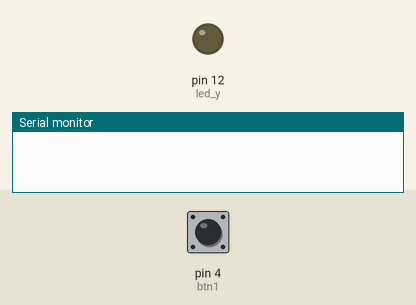
Simulated run of this sketch. Board: Arduino Uno, built with avr-gcc and run on an emulated ATmega328P. On the bench: output pins drawn as LEDs (lit = HIGH), the last lines printed to the serial monitor. Inputs (shaded band) come from the test bench; at power-on: pin 4 (btn1) HIGH.

Above: at 1.2 s.
1.3 s: pin 4 (btn1) pulled LOW for 0.15 s
At 2.1 s:
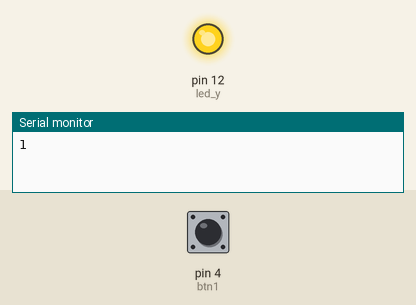
2.9 s: pin 4 (btn1) pulled LOW for 1 s
At 4.6 s:
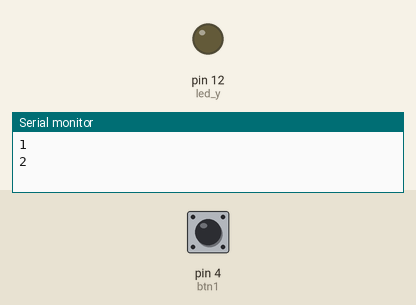
5.4 s: pin 4 (btn1) pulled LOW for 3.2 s
At 9.3 s:
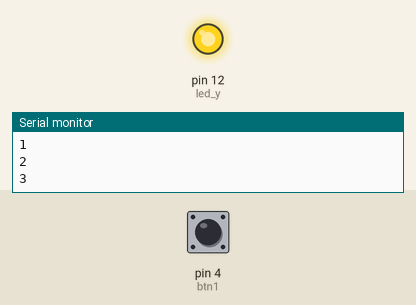
Timing chart, 0 to 10.8 s (numbered marks = the images above; inputs shaded):
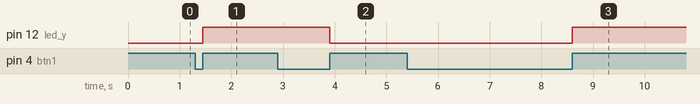

Measured:
- after the input at 1.3 s, pin 12 (led_y): LOW → HIGH after 0.15 s
- after the input at 2.9 s, pin 12 (led_y): HIGH → LOW after 1.0 s
- after the input at 5.4 s, pin 12 (led_y): LOW → HIGH after 3.2 s

The sketch:

pj3_2_button_led.ino
```cpp
/*
 * 项目: button_led
 * 描述: 按键控制LED
 * 编译IDE：ARDUINO IDE
 * 作者: http//www.keyes-robot.com
*/
#define btn1 4
#define led_y 12
int btn_count = 0; // 按键计数器

void setup()
{
  Serial.begin(9600);
  pinMode(btn1, INPUT);
  pinMode(led_y, OUTPUT);
}

void loop()
{
  boolean btn1_val = digitalRead(btn1);
  if(btn1_val == 0) // 按下按钮
  {
    delay(10);  // 脱扣延迟10ms
    if(btn1_val == 0) // 确认按钮仍按下
    {
      boolean btn_state = 1;
      while(btn_state == 1) // 循环直到松开按钮
      {
        boolean btn_val = digitalRead(btn1);
        if(btn_val == 1)  // 松开按钮
        {
          btn_count++;    // 增量压计数器
          Serial.println(btn_count);
          btn_state = 0;  // 退出循环
        }
      }
    }
    boolean value = btn_count % 2; // 模运算（0或1）
    if(value == 1)
    {
      digitalWrite(led_y, HIGH); // 打开LED
    }
    else
    {
      digitalWrite(led_y, LOW); // 关闭LED
    }
  }
}
```
